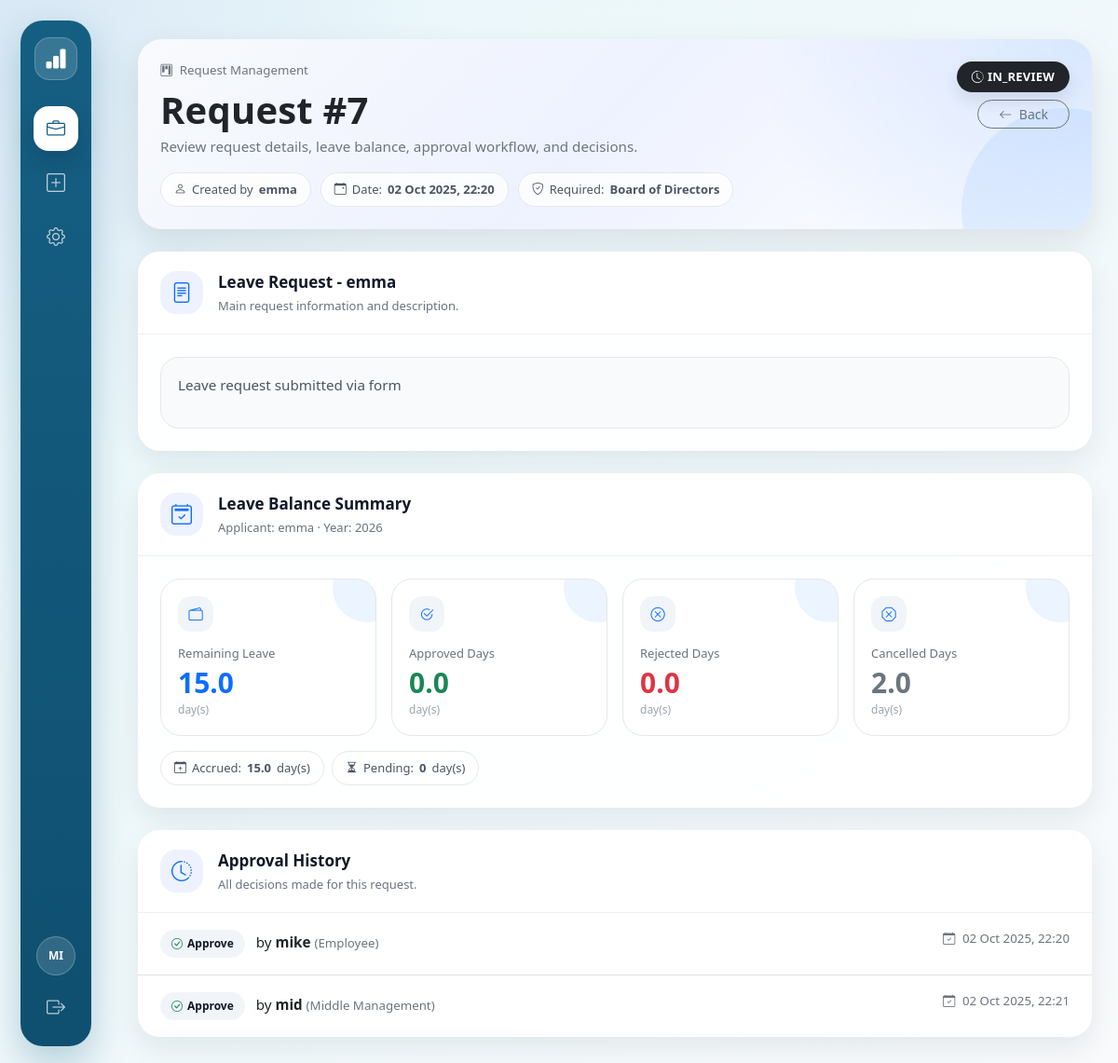
The page /requests/7/ (signed in) on the database its author committed.
### core/models.py (models this page shows, shortened)
class Request(models.Model):
    title = models.CharField(max_length=200)
    body = models.TextField(blank=True)
    created_by = models.ForeignKey(
        settings.AUTH_USER_MODEL,
        on_delete=models.PROTECT,
        related_name="requests_created",
    )
    created_at = models.DateTimeField(default=timezone.now)
    status = models.CharField(
        max_length=20,
        choices=RequestStatus.choices,
        default=RequestStatus.DRAFT,
    )
    required_user = models.ForeignKey(
        settings.AUTH_USER_MODEL,
        null=True,
        blank=True,
        on_delete=models.SET_NULL,
        related_name="requests_waiting_on_me",
        help_text="If set, this specific user must act before role-based approvals.",
    )
    required_role = models.IntegerField(
        choices=Role.choices,
        default=Role.MIDDLE,
        help_text="Role required to act next.",
    )
    class Meta:
        ordering = ["-created_at"]
    def is_terminal(self) -> bool:
        return self.status in (
            RequestStatus.APPROVED,
            RequestStatus.REJECTED,
            RequestStatus.CANCELLED,
        )

class Approval(models.Model):
    request = models.ForeignKey(
        Request,
        on_delete=models.CASCADE,
        related_name="approvals",
    )
    decided_by = models.ForeignKey(
        settings.AUTH_USER_MODEL,
        on_delete=models.PROTECT,
        related_name="approvals_made",
    )
    decided_role = models.IntegerField(
        choices=Role.choices,
        null=True,
        blank=True,
    )
    decision = models.CharField(max_length=10, choices=Decision.choices)
    comment = models.TextField(blank=True)
    decided_at = models.DateTimeField(default=timezone.now)
    class Meta:
        ordering = ["decided_at"]

### core/views.py (the view)
# urls.py: path("requests/<int:pk>/", views.request_detail, name="request_detail"),
@login_required
def request_detail(request, pk):
    obj = get_object_or_404(
        Request.objects.select_related("created_by__profile").prefetch_related("approvals"),
        pk=pk,
    )
    can_act = (not obj.is_terminal()) and can_user_approve(request.user, obj)
    stats = leave_year_stats(obj.created_by) if hasattr(obj, "leave") else None
    return render(
        request,
        "core/request_detail.html",
        {
            "obj": obj,
            "can_act": can_act,
            "stats": stats,
        },
    )

### core/models.py (called while the page is built, shortened)
def can_user_approve(user, req: Request) -> bool:
    if req.is_terminal():
        return False
    if not getattr(user, "is_authenticated", False):
        return False
    if getattr(user, "is_superuser", False):
        return True
    uprof = getattr(user, "profile", None)
    cprof = getattr(req.created_by, "profile", None)
    if not uprof or not cprof:
        return False
    if req.required_user_id:
        return user.pk == req.required_user_id
    if req.required_role == Role.MIDDLE:
        return uprof.role == Role.MIDDLE and _share_department(user, req.created_by)
    if req.required_role == Role.BOARD:
        return uprof.role == Role.BOARD
    return False

def _clamp_days_to_year(start: date, end: date, year: int) -> float:
    year_start = date(year, 1, 1)
    year_end = date(year, 12, 31)
    s = max(start, year_start)
    e = min(end, year_end)
    if e < s:
        return 0.0
    return float((e - s).days + 1)

def _leave_days_in_year(lr: LeaveRequest, year: int) -> float:
    if lr.mode == LeaveMode.DAILY and lr.daily_from and lr.daily_to:
        return _clamp_days_to_year(lr.daily_from, lr.daily_to, year)

### core/templates/core/request_detail.html (shortened to what this page needs)
{% extends "base.html" %}
{% load static %}
{% block content %}
  <link rel="stylesheet" href="{% static 'css/custom.css' %}?v=2">
  <div class="request-page">
    <div class="card hero-card mb-4">
      <div class="card-body p-4 hero-content">
        <div class="d-flex justify-content-between align-items-start flex-wrap gap-3">
          <div>
            <div class="text-muted small mb-2">
              <i class="bi bi-kanban me-1"></i>
              Request Management
            </div>
            <h1 class="page-title mb-1">Request #{{ obj.pk }}</h1>
            <div class="text-muted">Review request details, leave balance, approval workflow, and decisions.</div>
            <div class="meta-wrap">
              <span class="meta-pill">
                <i class="bi bi-person"></i>
                Created by <strong>{{ obj.created_by.username }}</strong>
              </span>
              <span class="meta-pill">
                <i class="bi bi-calendar-event"></i>
                Date: <strong>{{ obj.created_at|date:"d M Y, H:i" }}</strong>
              </span>
              <span class="meta-pill">
                <i class="bi bi-shield-check"></i>
                {% if obj.required_user %}
                  Required: <strong>Targeted user first</strong>
                {% else %}
                  Required: <strong>{{ obj.get_required_role_display }}</strong>
                {% endif %}
              </span>
            </div>
          </div>
          <div class="d-flex flex-column align-items-end gap-2">
            {% if obj.status == "APPROVED" or obj.status == "APPROVE" %}
              <span class="badge text-bg-success status-badge">
                <i class="bi bi-check-circle me-1"></i>{{ obj.status }}
              </span>
            {% elif obj.status == "REJECTED" or obj.status == "REJECT" %}
              <span class="badge text-bg-danger status-badge">
                <i class="bi bi-x-circle me-1"></i>{{ obj.status }}
              </span>
            {% elif obj.status == "CANCELLED" or obj.status == "CANCELED" %}
              <span class="badge text-bg-secondary status-badge">
                <i class="bi bi-x-octagon me-1"></i>{{ obj.status }}
              </span>
            {% else %}
              <span class="badge text-bg-dark status-badge">
                <i class="bi bi-clock-history me-1"></i>{{ obj.status }}
              </span>
            {% endif %}
            <a class="btn btn-outline-secondary btn-sm btn-pill"
               href="{% url 'request_list' %}">
              <i class="bi bi-arrow-left me-1"></i>
              Back
            </a>
          </div>
        </div>
      </div>
    </div>
    <div class="card glass-card mb-4">
      <div class="card-soft-header">
        <div class="d-flex align-items-center gap-3">
          <div class="icon-box">
            <i class="bi bi-file-text"></i>
          </div>
          <div>
            <div class="section-title">{{ obj.title }}</div>
            <div class="section-subtitle">Main request information and description.</div>
          </div>
        </div>
      </div>
      <div class="card-soft-body">
        {% if obj.body %}
          <div class="description-box">{{ obj.body|linebreaks }}</div>
        {% else %}
          <div class="description-box text-muted">
            <i class="bi bi-info-circle me-1"></i>
            No description has been provided for this request.
          </div>
        {% endif %}
      </div>
    </div>
    {% if stats %}
      <div class="card glass-card mb-4">
        <div class="card-soft-header">
          <div class="d-flex align-items-center gap-3">
            <div class="icon-box">
              <i class="bi bi-calendar2-check"></i>
            </div>
            <div>
              <div class="section-title">Leave Balance Summary</div>
              <div class="section-subtitle">
                Applicant: {{ obj.created_by.get_full_name|default:obj.created_by.username }} · Year: {{ stats.year }}
              </div>
            </div>
          </div>
        </div>
        <div class="card-soft-body">
          <div class="row g-3">
            <div class="col-6 col-lg-3">
              <div class="stat-card">
                <div class="stat-icon">
                  <i class="bi bi-wallet2"></i>
                </div>
                <div class="stat-label">Remaining Leave</div>
                <div class="stat-value text-primary">{{ stats.remaining }}</div>
                <div class="stat-unit">day(s)</div>
              </div>
            </div>
            <div class="col-6 col-lg-3">
              <div class="stat-card">
                <div class="stat-icon">
                  <i class="bi bi-check2-circle"></i>
                </div>
                <div class="stat-label">Approved Days</div>
                <div class="stat-value text-success">{{ stats.approved_days }}</div>
                <div class="stat-unit">day(s)</div>
              </div>
            </div>
            <div class="col-6 col-lg-3">
              <div class="stat-card">
                <div class="stat-icon">
                  <i class="bi bi-x-circle"></i>
                </div>
                <div class="stat-label">Rejected Days</div>
                <div class="stat-value text-danger">{{ stats.rejected_days }}</div>
                <div class="stat-unit">day(s)</div>
              </div>
            </div>
            <div class="col-6 col-lg-3">
              <div class="stat-card">
                <div class="stat-icon">
                  <i class="bi bi-x-octagon"></i>
                </div>
                <div class="stat-label">Cancelled Days</div>
                <div class="stat-value text-secondary">{{ stats.cancelled_days }}</div>
                <div class="stat-unit">day(s)</div>
              </div>
            </div>
          </div>
          <div class="d-flex flex-wrap gap-2 mt-3">
            <span class="meta-pill">
              <i class="bi bi-calendar-plus"></i>
              Accrued: <strong>{{ stats.accrued }}</strong> day(s)
            </span>
            <span class="meta-pill">
              <i class="bi bi-hourglass-split"></i>
              Pending: <strong>{{ stats.pending_days|default:0 }}</strong> day(s)
            </span>
          </div>
        </div>
      </div>
    {% endif %}
    <div class="card history-card">
      <div class="card-soft-header">
        <div class="d-flex align-items-center gap-3">
          <div class="icon-box">
            <i class="bi bi-clock-history"></i>
          </div>
          <div>
            <div class="section-title">Approval History</div>
            <div class="section-subtitle">All decisions made for this request.</div>
          </div>
        </div>
      </div>
      <ul class="list-group list-group-flush">
        {% for ap in obj.approvals.all %}
          <li class="list-group-item approval-item">
            <div class="d-flex justify-content-between align-items-start flex-wrap gap-3">
              <div>
                <span class="decision-pill">
                  {% if ap.decision == "APPROVE" %}
                    <i class="bi bi-check-circle text-success"></i>
                  {% elif ap.decision == "REJECT" %}
                    <i class="bi bi-x-circle text-danger"></i>
                  {% else %}
                    <i class="bi bi-dot"></i>
                  {% endif %}
                  {{ ap.get_decision_display }}
                </span>
                <span class="ms-2">
                  by <strong>{{ ap.decided_by.username }}</strong>
                </span>
                {% if ap.decided_role %}<span class="text-muted small">({{ ap.get_decided_role_display }})</span>{% endif %}
              </div>
              <div class="text-muted small">
                <i class="bi bi-calendar-check me-1"></i>
                {{ ap.decided_at|date:"d M Y, H:i" }}
              </div>
            </div>
          </li>
        {% endfor %}
      </ul>
    </div>
  </div>
{% endblock %}

### core/templates/base.html (shortened to what this page needs)
{% load static %}
<!DOCTYPE html>
<html lang="en" data-bs-theme="light">
  <head>
    <link href="https://cdn.jsdelivr.net/npm/bootstrap@5.3.3/dist/css/bootstrap.min.css"
          rel="stylesheet" />
    <link href="https://cdn.jsdelivr.net/npm/bootstrap-icons@1.11.3/font/bootstrap-icons.css"
          rel="stylesheet" />
    <link href="{% static 'css/custom.css' %}" rel="stylesheet" />
    <link rel="stylesheet" href="{% static 'css/custom.css' %}?v=2">
  </head>
  <body>
    <div class="app-shell">
      <aside class="app-sidebar">
        <a class="sidebar-brand" href="{% url 'home' %}" title="ATO CRM">
          <i class="bi bi-bar-chart-fill"></i>
        </a>
        <nav class="sidebar-nav">
          <a class="sidebar-link {% if request.path == '/' or request.path|slice:':10' == '/requests/' %}active{% endif %}"
             href="{% url 'request_list' %}"
             title="Requests">
            <i class="bi bi-briefcase"></i>
          </a>
          <a class="sidebar-link {% if request.path == '/requests/new/' %}active{% endif %}"
             href="{% url 'request_new_hub' %}"
             title="New Request">
            <i class="bi bi-plus-square"></i>
          </a>
          {% if user.is_authenticated %}
            <a class="sidebar-link" href="/admin/" title="Admin">
              <i class="bi bi-gear"></i>
            </a>
          {% endif %}
        </nav>
        <div class="sidebar-bottom">
          {% if user.is_authenticated %}
            <div class="user-circle" title="{{ user.get_username }}">{{ user.get_username|slice:":2"|upper }}</div>
            <form method="post" action="{% url 'logout' %}">
              <button class="sidebar-logout" type="submit" title="Logout">
                <i class="bi bi-box-arrow-right"></i>
              </button>
            </form>
          {% else %}
            <a class="sidebar-link" href="{% url 'login' %}" title="Login">
              <i class="bi bi-box-arrow-in-right"></i>
            </a>
          {% endif %}
        </div>
      </aside>
      <div class="app-main">
        <main class="{% block container_class %}{% endblock %}">
          {% block content %}{% endblock %}
        </main>
      </div>
    </div>
  </body>
</html>

### static/css/custom.css (style rules this page uses)
body { background-color: #f8f9fa; font-family: "Segoe UI", Roboto, Arial, sans-serif; font-size: 0.95rem; color: #333; }
.card { border-radius: 0.5rem; }
.btn { border-radius: 0.4rem; font-weight: 500; }
.badge { font-size: 0.8rem; padding: 0.5em 0.75em; border-radius: 0.4rem; }
.text-muted { color: #6c757d !important; }

### core/templates/base.html (style rules this page uses)
:root { --persian-blue: #1C39BB; --sidebar-blue: #155f83; --sidebar-blue-dark: #0f4f70; --sidebar-active-bg: #ffffff; --crm-bg: #eef7f9; --crm-text: #111827; --crm-muted: #6b7280; --crm-border: #e5e7eb; }
body { margin: 0; background: radial-gradient(circle at top left, rgba(28, 57, 187, 0.08), transparent 30%), linear-gradient(135deg, #e8f7fa 0%, #f8fafc 100%); color: var(--crm-text); }
.app-shell { min-height: 100vh; display: flex; }
.app-sidebar { position: fixed; left: 22px; top: 22px; bottom: 22px; width: 76px; background: linear-gradient(180deg, var(--sidebar-blue) 0%, var(--sidebar-blue-dark) 100%); border-radius: 24px; box-shadow: 0 18px 40px rgba(15, 95, 131, 0.28); z-index: 1000; display: flex; flex-direction: column; align-items: center; padding: 18px 10px; }
.sidebar-brand { width: 46px; height: 46px; border-radius: 16px; background: rgba(255, 255, 255, 0.15); border: 1px solid rgba(255, 255, 255, 0.22); color: #ffffff; display: flex; align-items: center; justify-content: center; font-size: 24px; margin-bottom: 28px; text-decoration: none; }
.sidebar-nav { width: 100%; display: flex; flex-direction: column; gap: 10px; align-items: center; }
.sidebar-link { width: 48px; height: 48px; border-radius: 16px; color: rgba(255, 255, 255, 0.72); display: flex; align-items: center; justify-content: center; font-size: 20px; text-decoration: none; transition: all 0.18s ease; border: 0; }
.sidebar-link.active { background: var(--sidebar-active-bg); color: var(--sidebar-blue); box-shadow: 0 12px 24px rgba(15, 23, 42, 0.18); }
.sidebar-bottom { margin-top: auto; width: 100%; display: flex; flex-direction: column; gap: 10px; align-items: center; }
.user-circle { width: 42px; height: 42px; border-radius: 50%; background: rgba(255, 255, 255, 0.14); border: 1px solid rgba(255, 255, 255, 0.24); color: #ffffff; display: flex; align-items: center; justify-content: center; font-size: 12px; font-weight: 800; }
.sidebar-logout { border: 0; background: transparent; color: rgba(255, 255, 255, 0.72); width: 48px; height: 48px; border-radius: 16px; font-size: 20px; transition: all 0.18s ease; }
.app-main { width: 100%; margin-left: 120px; padding: 24px 28px 32px; }
.page-title { font-weight: 800; letter-spacing: 0.2px; }

### rows shown on the page
Request: pk "7", created_by.username "emma", created_at "02 Oct 2025, 22:20", required_role "Board of Directors", status "IN_REVIEW", title "Leave Request - emma", body "Leave request submitted via form", created_by.get_full_name "emma"
Approval: decision "Approve", decided_by.username "mike", decided_role "Employee", decided_at "02 Oct 2025, 22:20"
Approval: decision "Approve", decided_by.username "mid", decided_role "Middle Management", decided_at "02 Oct 2025, 22:21"

### other values the page prints
{{ user.get_username|slice:":2"|upper }} "MI"
{{ stats.year }} "2026"
{{ stats.remaining }} "15.0"
{{ stats.approved_days }} "0.0"
{{ stats.rejected_days }} "0.0"
{{ stats.cancelled_days }} "2.0"
{{ stats.accrued }} "15.0"
{{ stats.pending_days|default:0 }} "0"
